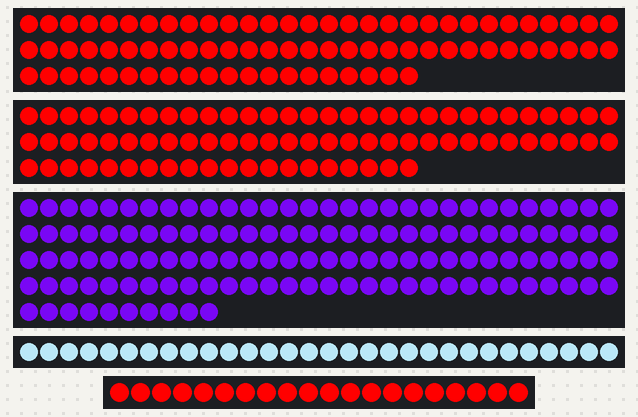
The sketch below on a simulated Arduino Uno, built with avr-gcc and run on an emulated ATmega328P. Parts: 2 × 80 RGB LEDs in strip order, left to right, continuing on the next row, 130 RGB LEDs in strip order, left to right, continuing on the next row, 30 RGB LEDs in strip order, left to right, 20 RGB LEDs in strip order, left to right.

Above: at 0.1 s.

The sketch:

QueenNoDiamonds.ino
```cpp
#include <FastLED.h>

#define NUM_LEDS_STRIP1 80
#define NUM_LEDS_STRIP2 80
#define NUM_LEDS_STRIP3 130
#define NUM_LEDS_STRIP4 30
#define NUM_LEDS_STRIP5 20

#define PIN_STRIP1 2
#define PIN_STRIP2 3
#define PIN_STRIP3 4
#define PIN_STRIP4 5
#define PIN_STRIP5 6

#define LED_TYPE WS2811
#define COLOR_ORDER GRB  // Corrected color order for WS2811 strips

CRGB leds_strip1[NUM_LEDS_STRIP1];
CRGB leds_strip2[NUM_LEDS_STRIP2];
CRGB leds_strip3[NUM_LEDS_STRIP3];
CRGB leds_strip4[NUM_LEDS_STRIP4];
CRGB leds_strip5[NUM_LEDS_STRIP5];

void setup() {
  // Initialize each strip on its designated pin
  FastLED.addLeds<LED_TYPE, PIN_STRIP1, COLOR_ORDER>(leds_strip1, NUM_LEDS_STRIP1);
  FastLED.addLeds<LED_TYPE, PIN_STRIP2, COLOR_ORDER>(leds_strip2, NUM_LEDS_STRIP2);
  FastLED.addLeds<LED_TYPE, PIN_STRIP3, COLOR_ORDER>(leds_strip3, NUM_LEDS_STRIP3);
  FastLED.addLeds<LED_TYPE, PIN_STRIP4, COLOR_ORDER>(leds_strip4, NUM_LEDS_STRIP4);
  FastLED.addLeds<LED_TYPE, PIN_STRIP5, COLOR_ORDER>(leds_strip5, NUM_LEDS_STRIP5);

  // Set static colors for each strip
  fill_solid(leds_strip1, NUM_LEDS_STRIP1, CRGB(255, 0, 0));     // Red
  fill_solid(leds_strip2, NUM_LEDS_STRIP2, CRGB(255, 0, 0));     // Green
  fill_solid(leds_strip3, NUM_LEDS_STRIP3, CRGB(109, 6, 221));   // Pink-Purple
  fill_solid(leds_strip4, NUM_LEDS_STRIP4, CRGB(173, 216, 230)); // White-Blue
  fill_solid(leds_strip5, NUM_LEDS_STRIP5, CRGB(255, 0, 0));     // Red

  FastLED.show();
}

void loop() {
  // No dynamic effects; the strips remain static.
}
```
